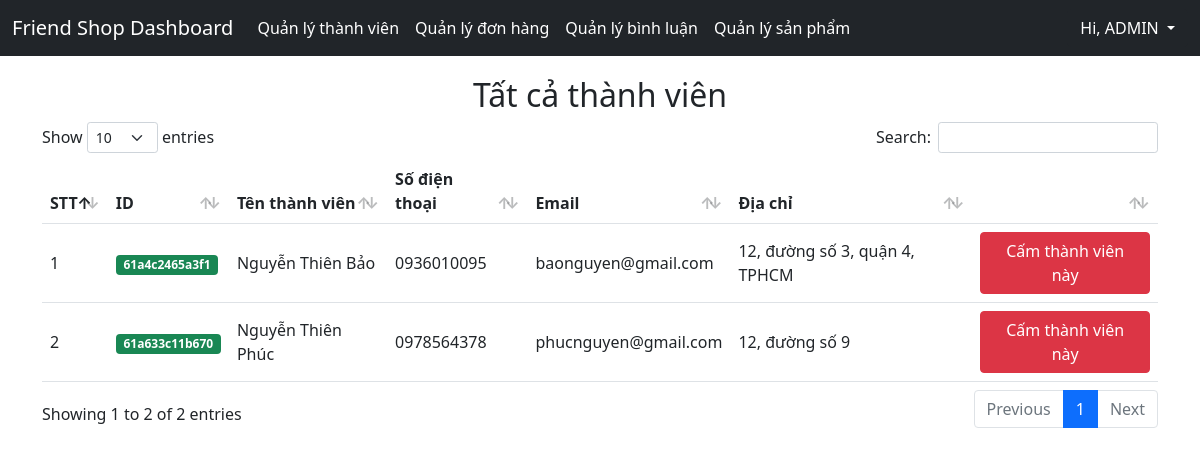
/admin/member (signed in), run on the app's committed database.
### tables this page shows
CREATE TABLE `accounts` (
  `id` varchar(255) NOT NULL,
  `full_name` varchar(255) NOT NULL,
  `password` varchar(255) NOT NULL,
  `phone_number` varchar(255) DEFAULT NULL,
  `email` varchar(255) NOT NULL,
  `address` varchar(255) DEFAULT NULL,
  `role` char(3) DEFAULT NULL,
  `accept` char(1) NOT NULL DEFAULT 'T'
);

### mvc/core/Controller.php (called while the page is built, shortened)
<?php
class Controller{
    public function callview($view, $data = [], $layout = "layout"){
        require_once "./mvc/views/layout/" . $layout . ".php";
    }
}
?>

### mvc/core/App.php (called while the page is built, shortened)
<?php
class App{
    protected $action="show";
    protected $params=[];
    function __construct(){
        $url = $this->UrlProcess();
        if ($url) {
            if( file_exists("./mvc/controllers/".$url[0]."Controller.php") ){
                unset($url[0]);
            }
        }
        $this->controller = new $this->controller;
        if ($url) {
            if(isset($url[1])){
                if( method_exists( $this->controller , $url[1]) ){
                    $this->action = $url[1];
                }
            }
        }
        call_user_func([$this->controller, $this->action], $this->params);
    }
    function UrlProcess(){
        $url_components = parse_url($_SERVER['REQUEST_URI']);
        $index = explode("/", filter_var(trim($_SERVER['PHP_SELF'], "/")));
        $arr_tmp = explode("/", filter_var(trim($url_components['path'], "/")));
        array_splice($arr_tmp, 0, count(array_intersect($index,$arr_tmp)));
        return $arr_tmp;
    }
}
?>

### index.php (called while the page is built, shortened)
<?php
    $myApp = new App();
?>

### mvc/core/DB.php (called while the page is built, shortened)
<?php
class DB{
    public $servername ="localhost";
    public $username="root";
    public $password="";
    function __construct(){
        $this->connect = mysqli_connect($this->servername,$this->username,$this->password);
    }
}
?>

### mvc/models/AdminMemberDB.php (called while the page is built, shortened)
<?php
class AdminMemberDB extends DB
{
    public function getAll()
    {
        $array = "SELECT id, full_name, phone_number, email, `address`, accept FROM `accounts` WHERE `role` = 'MEM';";
        $array = mysqli_query($this->connect, $array);
        $result = [];
        while ($s = mysqli_fetch_array($array, MYSQLI_ASSOC)) {
            array_push($result, $s);
        }
        if ($result)
            return $result;
        else return [];
    }
}

### mvc/views/admin/member.php (the view, shortened to what this page needs)
<div class="member-container">
    <h2 style="text-align: center;">Tất cả thành viên</h2>
    <div class="container">
        <table class="table table-hover align-middle" id="admin-member-table">
            <thead>
                <tr>
                    <th scope="col">STT</th>
                    <th scope="col">ID</th>
                    <th scope="col">Tên thành viên</th>
                    <th scope="col">Số điện thoại</th>
                    <th scope="col">Email</th>
                    <th scope="col">Địa chỉ</th>
                    <th></th>
                </tr>
            </thead>
            <tbody>
                <?php $index = 0;
                foreach ($data["members"] as $mem) {
                    $index += 1; ?>
                    <tr>
                        <td><?php echo $index ?></td>
                        <?php if ($mem["accept"] == 'F') { ?>
                        <td>
                            <span class="badge bg-danger"><?php echo $mem["id"]; ?></span>
                        </td>
                        <?php } else { ?>
                        <td>
                        <span class="badge bg-success"><?php echo $mem["id"]; ?></span>
                        </td>
                        <?php } ?>
                        <td><?php echo $mem["full_name"]; ?></td>
                        <td><?php echo $mem["phone_number"]; ?></td>
                        <td><?php echo $mem["email"]; ?></td>
                        <td><?php echo $mem["address"]; ?></td>
                        <?php if ($mem['accept'] == 'T') { ?>
                            <td>
                                <button type="button" class="btn btn-danger restrict-member-btn" data-id="<?php echo $mem["id"]; ?>">Cấm thành viên này</button>
                            </td>
                        <?php } else {?>
                            <td>
                                <button type="button" class="btn btn-success unrestrict-member-btn" data-id="<?php echo $mem["id"]; ?>">Cho phép hoạt động</button>
                            </td>
                        <?php } ?>
                    </tr>
                <?php } ?>
            </tbody>
        </table>
    </div>
</div>

### public/css/admin/member.css (style rules this page uses)
.member-container { padding: 20px; width: 100%; overflow-x: auto; }

### data on the page
accounts: id "61a4c2465a3f1", full_name "Nguyễn Thiên Bảo", phone_number "0936010095", email "baonguyen@gmail.com", address "12, đường số 3, quận 4, TPHCM"
accounts: id "61a633c11b670", full_name "Nguyễn Thiên Phúc", phone_number "0978564378", email "phucnguyen@gmail.com", address "12, đường số 9"
